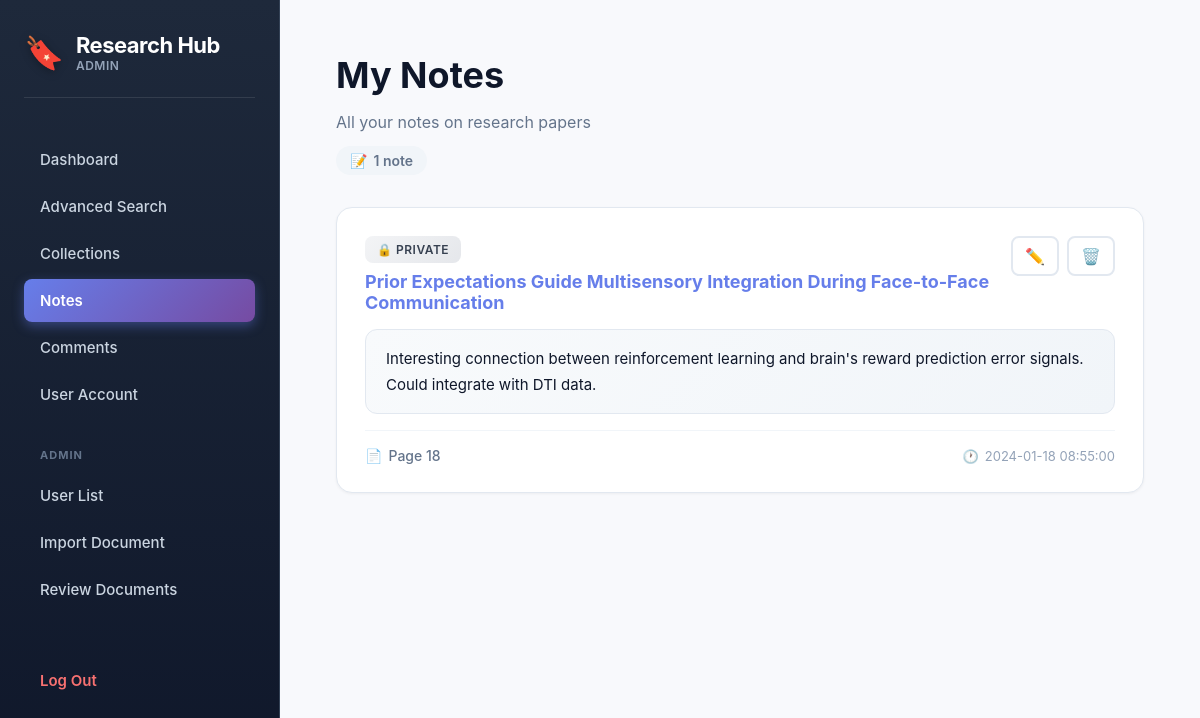
The page /notes.php (signed in) on the database its author committed.
### tables this page shows
CREATE TABLE Notes (
    NoteID INT AUTO_INCREMENT PRIMARY KEY,
    UserID INT NOT NULL,  
    DocumentID INT NOT NULL,  
    Content TEXT NOT NULL,
    PageNum VARCHAR(50),
    CreatedTime TIMESTAMP DEFAULT CURRENT_TIMESTAMP,
    UpdatedTime TIMESTAMP DEFAULT CURRENT_TIMESTAMP ON UPDATE CURRENT_TIMESTAMP,
    Visibility ENUM('Private', 'Public') NOT NULL,
    FOREIGN KEY (UserID) REFERENCES User(UserID),
    FOREIGN KEY (DocumentID) REFERENCES Document(DocumentID)
);

CREATE TABLE Document (
    DocumentID INT AUTO_INCREMENT PRIMARY KEY,
    Title VARCHAR(500) NOT NULL,
    Abstract TEXT,
    PublicationYear YEAR,
    SourceID INT,
    Area VARCHAR(255),
    ISBN VARCHAR(50) UNIQUE,
    LinkPath VARCHAR(500),
    ImportDate DATE DEFAULT (CURDATE()),
    ReviewStatus ENUM('Pending', 'Approved', 'Rejected') DEFAULT 'Pending',
    FOREIGN KEY (SourceID) REFERENCES Source(SourceID)
);

### notes.php (the view, shortened to what this page needs)
<?php
require_once "includes/connect.php";
$userID = intval($_SESSION['UserID']);
$role   = strtolower($_SESSION['Role'] ?? "");
$sql = "
    SELECT
        N.NoteID, N.Content, N.PageNum, N.Visibility, N.CreatedTime,
        N.DocumentID, N.UserID,
        D.Title AS DocTitle
    FROM Notes N
    JOIN Document D ON N.DocumentID = D.DocumentID
    WHERE N.UserID = ?
    ORDER BY N.CreatedTime DESC
";
$stmt = $conn->prepare($sql);
$stmt->execute([$userID]);
$notes = $stmt->fetchAll(PDO::FETCH_ASSOC);
?>
<!DOCTYPE html>
<html>
<head>
    <link rel="stylesheet" href="assets/css/globals.css">
</head>
<body>
<aside class="sidebar">
    <div class="app-title">
        <span class="icon">🔖</span>
        <div>
            <div class="title">Research Hub</div>
            <div class="role"><?= htmlspecialchars($role) ?></div>
        </div>
    </div>
    <nav class="menu">
        <a href="dashboard.php">Dashboard</a>
        <a href="advanced_search.php">Advanced Search</a>
        <a href="collections.php">Collections</a>
        <a href="notes.php" class="active">Notes</a>
        <a href="comments.php">Comments</a>
        <a href="user_account.php">User Account</a>
    </nav>
    <?php if ($role === "admin"): ?>
        <div class="menu-heading">Admin</div>
        <nav class="menu">
            <a href="user_list.php">User List</a>
            <a href="import_document.php">Import Document</a>
            <a href="review_documents.php">Review Documents</a>
        </nav>
    <?php endif; ?>
    <a class="logout" href="logout.php">Log Out</a>
</aside>
<div class="main">
    <div class="page-header">
        <h1>My Notes</h1>
        <p class="subtitle">All your notes on research papers</p>
        <div class="stats-badge">
            <span>📝</span>
            <span><?= count($notes) ?> note<?= count($notes) != 1 ? 's' : '' ?></span>
        </div>
    </div>
    <?php if (empty($notes)): ?>
        <div class="empty-state">
            <div class="empty-state-icon">📝</div>
            <div class="empty-state-title">No Notes Yet</div>
            <div class="empty-state-text">
                You haven't created any notes yet.<br>
                Notes can be added from document pages to capture your insights and ideas.
            </div>
        </div>
    <?php else: ?>
        <?php foreach ($notes as $n): ?>
            <div class="note-card">
                <div class="note-header">
                    <div class="note-meta">
                        <span class="badge <?= strtolower($n['Visibility']) === 'public' ? 'badge-public' : 'badge-private' ?>">
                            <?= strtolower($n['Visibility']) === 'public' ? '🌐' : '🔒' ?>
                            <?= htmlspecialchars($n['Visibility']) ?>
                        </span>
                        <a href="document_view.php?id=<?= $n['DocumentID'] ?>" class="doc-link">
                            <?= htmlspecialchars($n['DocTitle']) ?>
                        </a>
                    </div>
                    <div class="action-buttons">
                        <a href="edit_note.php?id=<?= $n['NoteID'] ?>"
                           class="btn-ghost edit"
                           title="Edit this note">✏️</a>
                        <a href="controllers/delete_note.php?id=<?= $n['NoteID'] ?>&doc=<?= $n['DocumentID'] ?>"
                           class="btn-ghost delete"
                           onclick="return confirm('Are you sure you want to delete this note?');"
                           title="Delete this note">
                            🗑️
                        </a>
                    </div>
                </div>
                <div class="note-content">
                    <?= nl2br(htmlspecialchars($n['Content'])) ?>
                </div>
                <div class="note-footer">
                    <?php if (!empty($n['PageNum'])): ?>
                        <div class="page-ref">
                            <span>📄</span>
                            <span>Page <?= htmlspecialchars($n['PageNum']) ?></span>
                        </div>
                    <?php else: ?>
                        <div></div>
                    <?php endif; ?>
                    <div class="timestamp">
                        <span>🕐</span>
                        <span><?= htmlspecialchars($n['CreatedTime']) ?></span>
                    </div>
                </div>
            </div>
        <?php endforeach; ?>
    <?php endif; ?>
</div>
</body>
</html>

### assets/css/globals.css (style rules this page uses)
:root { --font-size: 16px; --background: #ffffff; --foreground: oklch(0.145 0 0); --card: #ffffff; --card-foreground: oklch(0.145 0 0); --popover: oklch(1 0 0); --popover-foreground: oklch(0.145 0 0); --primary: #030213; --primary-foreground: oklch(1 0 0); --secondary: oklch(0.95 0.0058 264.53); --secondary-foreground: #030213; --muted: #ececf0; --muted-foreground: #717182; --accent: #e9ebef; --accent-foreground: #030213; --destructive: #d4183d; --destructive-foreground: #ffffff; --border: rgba(0, 0, 0, 0.1); --input: transparent; --input-background: #f3f3f5; --switch-background: #cbced4; --font-weight-medium: 500; --font-weight-normal: 400; --ring: oklch(0.708 0 0); --chart-1: oklch(0.646 0.222 41.116); --chart-2: oklch(0.6 0.118 184.704); --chart-3: oklch(0.398 0.07 227.392); --chart-4: oklch(0.828 0.189 84.429); --chart-5: oklch(0.769 0.188 70.08); --radius: 0.625rem; --sidebar: oklch(0.985 0 0); --sidebar-foreground: oklch(0.145 0 0); --sidebar-primary: #030213; --sidebar-primary-foreground: oklch(0.985 0 0); --sidebar-accent: oklch(0.97 0 0); --sidebar-accent-foreground: oklch(0.205 0 0); --sidebar-border: oklch(0.922 0 0); --sidebar-ring: oklch(0.708 0 0); }
html { font-size: var(--font-size); }
body { background: var(--background); color: var(--foreground); margin: 0; padding: 0; font-family: Arial, sans-serif; }
* { border-color: var(--border); outline-color: var(--ring); }
h1 { font-size: 2rem; font-weight: var(--font-weight-medium); line-height: 1.5; }
h4, label, button, input, p { font-size: 1rem; line-height: 1.5; }

### rows shown on the page
notes: Visibility "PRIVATE", DocumentID.Title "Prior Expectations Guide Multisensory Integration During Face-to-Face Communication", Content "Interesting connection between reinforcement learning and brain's reward prediction error signals. Could integrate with DTI data.", PageNum "18", CreatedTime "2024-01-18 08:55:00"

### other values the page prints
$role "ADMIN"
count($notes) "1"
